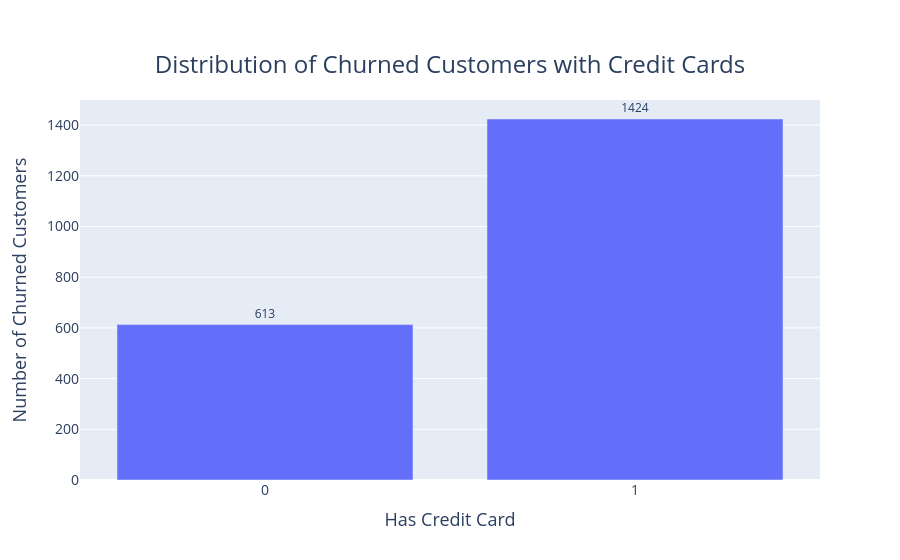

The notebook cell saved with this chart:
### Code cell
fig = px.bar(
    HasCrCard_churnedTrue_counts,
    x='HasCrCard',
    y='Count',
    title='Distribution of Churned Customers with Credit Cards',
    labels={'HasCrCard': 'Has Credit Card', 'Count': 'Number of Churned Customers'},
    text='Count'
)

# Customize the title and axis labels
fig.update_layout(
    title={
        'text': "Distribution of Churned Customers with Credit Cards",
        'y': 0.9,
        'x': 0.5,
        'xanchor': 'center',
        'yanchor': 'top',
        'font': {'size': 24}  # Adjust the font size of the title
    },
    xaxis_title={
        'text': 'Has Credit Card',
        'font': {'size': 18}  # Adjust the x-axis title font size
    },
    yaxis_title={
        'text': 'Number of Churned Customers',
        'font': {'size': 18}  # Adjust the y-axis title font size
    }
)

# Adjust the font size of the tick labels
fig.update_xaxes(
    tickfont={'size': 14},
    tickvals=[0, 1],  # Set the tick values to only 0 and 1
    ticktext=['0', '1'],  # Set the tick text to "0" and "1"
    type='category'  # Treat the x-axis as categorical
)

fig.update_yaxes(tickfont={'size': 14})

# Customize the plot to display the counts on the bars
fig.update_traces(texttemplate='%{text}', textposition='outside')

fig.show()

### Figure 1 — Plotly figure (JSON) as saved in the notebook; plotly's stock layout.template omitted (floating-point values rounded to 4 significant figures)
{"data": [{"alignmentgroup": "True", "hovertemplate": "Has Credit Card=%{x}<br>Number of Churned Customers=%{text}<extra></extra>", "legendgroup": "", "marker": {"color": "#636efa", "pattern": {"shape": ""}}, "name": "", "offsetgroup": "", "orientation": "v", "showlegend": false, "text": [613, 1424], "textposition": "outside", "texttemplate": "%{text}", "type": "bar", "x": [0, 1], "xaxis": "x", "y": [613, 1424], "yaxis": "y"}], "layout": {"autosize": true, "barmode": "relative", "legend": {"tracegroupgap": 0}, "title": {"font": {"size": 24}, "text": "Distribution of Churned Customers with Credit Cards", "x": 0.5, "xanchor": "center", "y": 0.9, "yanchor": "top"}, "xaxis": {"anchor": "y", "autorange": true, "domain": [0, 1], "range": [-0.5, 1.5], "tickfont": {"size": 14}, "ticktext": ["0", "1"], "tickvals": [0, 1], "title": {"font": {"size": 18}, "text": "Has Credit Card"}, "type": "category"}, "yaxis": {"anchor": "x", "autorange": true, "domain": [0, 1], "range": [0, 1499.0], "tickfont": {"size": 14}, "title": {"font": {"size": 18}, "text": "Number of Churned Customers"}, "type": "linear"}}}
